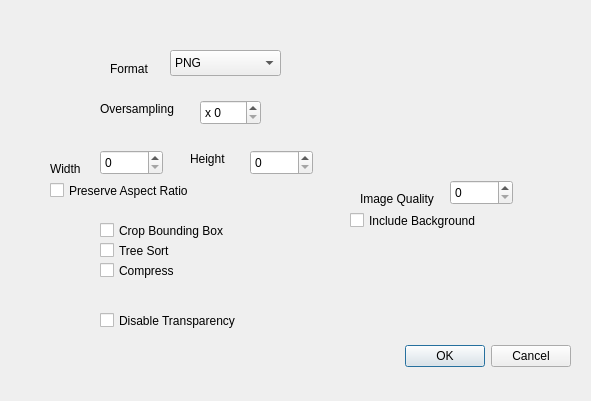
<?xml version="1.0" encoding="UTF-8"?>
<ui version="4.0">
 <class>Dialog</class>
 <widget class="QDialog" name="Dialog">
  <property name="geometry">
   <rect>
    <x>0</x>
    <y>0</y>
    <width>591</width>
    <height>401</height>
   </rect>
  </property>
  <property name="windowTitle">
   <string>Dialog</string>
  </property>
  <widget class="QDialogButtonBox" name="buttonBox">
   <property name="geometry">
    <rect>
     <x>230</x>
     <y>340</y>
     <width>341</width>
     <height>32</height>
    </rect>
   </property>
   <property name="orientation">
    <enum>Qt::Horizontal</enum>
   </property>
   <property name="standardButtons">
    <set>QDialogButtonBox::Cancel|QDialogButtonBox::Ok</set>
   </property>
  </widget>
  <widget class="QLabel" name="label">
   <property name="geometry">
    <rect>
     <x>110</x>
     <y>60</y>
     <width>61</width>
     <height>17</height>
    </rect>
   </property>
   <property name="text">
    <string>Format</string>
   </property>
  </widget>
  <widget class="QComboBox" name="comboBox">
   <property name="geometry">
    <rect>
     <x>170</x>
     <y>50</y>
     <width>111</width>
     <height>26</height>
    </rect>
   </property>
   <property name="currentIndex">
    <number>2</number>
   </property>
   <item>
    <property name="text">
     <string>BMP</string>
    </property>
   </item>
   <item>
    <property name="text">
     <string>JPG</string>
    </property>
   </item>
   <item>
    <property name="text">
     <string>PNG</string>
    </property>
   </item>
   <item>
    <property name="text">
     <string>TIFF</string>
    </property>
   </item>
   <item>
    <property name="text">
     <string>PDF</string>
    </property>
   </item>
   <item>
    <property name="text">
     <string>EPS</string>
    </property>
   </item>
   <item>
    <property name="text">
     <string>SVG</string>
    </property>
   </item>
  </widget>
  <widget class="QLabel" name="label_2">
   <property name="geometry">
    <rect>
     <x>100</x>
     <y>100</y>
     <width>91</width>
     <height>17</height>
    </rect>
   </property>
   <property name="text">
    <string>Oversampling</string>
   </property>
  </widget>
  <widget class="QSpinBox" name="spinBox">
   <property name="geometry">
    <rect>
     <x>200</x>
     <y>100</y>
     <width>61</width>
     <height>25</height>
    </rect>
   </property>
   <property name="prefix">
    <string>x </string>
   </property>
   <property name="maximum">
    <number>16</number>
   </property>
  </widget>
  <widget class="QCheckBox" name="checkBox">
   <property name="geometry">
    <rect>
     <x>100</x>
     <y>220</y>
     <width>141</width>
     <height>21</height>
    </rect>
   </property>
   <property name="text">
    <string>Crop Bounding Box</string>
   </property>
  </widget>
  <widget class="QCheckBox" name="checkBox_2">
   <property name="geometry">
    <rect>
     <x>350</x>
     <y>210</y>
     <width>151</width>
     <height>21</height>
    </rect>
   </property>
   <property name="text">
    <string>Include Background</string>
   </property>
  </widget>
  <widget class="QCheckBox" name="checkBox_3">
   <property name="geometry">
    <rect>
     <x>100</x>
     <y>240</y>
     <width>87</width>
     <height>21</height>
    </rect>
   </property>
   <property name="text">
    <string>Tree Sort</string>
   </property>
  </widget>
  <widget class="QCheckBox" name="checkBox_4">
   <property name="geometry">
    <rect>
     <x>100</x>
     <y>310</y>
     <width>161</width>
     <height>21</height>
    </rect>
   </property>
   <property name="text">
    <string>Disable Transparency</string>
   </property>
  </widget>
  <widget class="QCheckBox" name="checkBox_5">
   <property name="geometry">
    <rect>
     <x>100</x>
     <y>260</y>
     <width>87</width>
     <height>21</height>
    </rect>
   </property>
   <property name="text">
    <string>Compress</string>
   </property>
  </widget>
  <widget class="QSpinBox" name="spinBox_2">
   <property name="geometry">
    <rect>
     <x>100</x>
     <y>150</y>
     <width>63</width>
     <height>25</height>
    </rect>
   </property>
  </widget>
  <widget class="QSpinBox" name="spinBox_3">
   <property name="geometry">
    <rect>
     <x>250</x>
     <y>150</y>
     <width>63</width>
     <height>25</height>
    </rect>
   </property>
  </widget>
  <widget class="QLabel" name="label_3">
   <property name="geometry">
    <rect>
     <x>50</x>
     <y>160</y>
     <width>61</width>
     <height>17</height>
    </rect>
   </property>
   <property name="text">
    <string>Width</string>
   </property>
  </widget>
  <widget class="QLabel" name="label_4">
   <property name="geometry">
    <rect>
     <x>190</x>
     <y>150</y>
     <width>61</width>
     <height>17</height>
    </rect>
   </property>
   <property name="text">
    <string>Height</string>
   </property>
  </widget>
  <widget class="QCheckBox" name="checkBox_6">
   <property name="geometry">
    <rect>
     <x>50</x>
     <y>180</y>
     <width>161</width>
     <height>21</height>
    </rect>
   </property>
   <property name="text">
    <string>Preserve Aspect Ratio</string>
   </property>
  </widget>
  <widget class="QLabel" name="label_5">
   <property name="geometry">
    <rect>
     <x>360</x>
     <y>190</y>
     <width>91</width>
     <height>17</height>
    </rect>
   </property>
   <property name="text">
    <string>Image Quality</string>
   </property>
  </widget>
  <widget class="QSpinBox" name="spinBox_4">
   <property name="geometry">
    <rect>
     <x>450</x>
     <y>180</y>
     <width>63</width>
     <height>25</height>
    </rect>
   </property>
  </widget>
 </widget>
 <resources/>
 <connections>
  <connection>
   <sender>buttonBox</sender>
   <signal>accepted()</signal>
   <receiver>Dialog</receiver>
   <slot>accept()</slot>
   <hints>
    <hint type="sourcelabel">
     <x>248</x>
     <y>254</y>
    </hint>
    <hint type="destinationlabel">
     <x>157</x>
     <y>274</y>
    </hint>
   </hints>
  </connection>
  <connection>
   <sender>buttonBox</sender>
   <signal>rejected()</signal>
   <receiver>Dialog</receiver>
   <slot>reject()</slot>
   <hints>
    <hint type="sourcelabel">
     <x>316</x>
     <y>260</y>
    </hint>
    <hint type="destinationlabel">
     <x>286</x>
     <y>274</y>
    </hint>
   </hints>
  </connection>
 </connections>
</ui>
